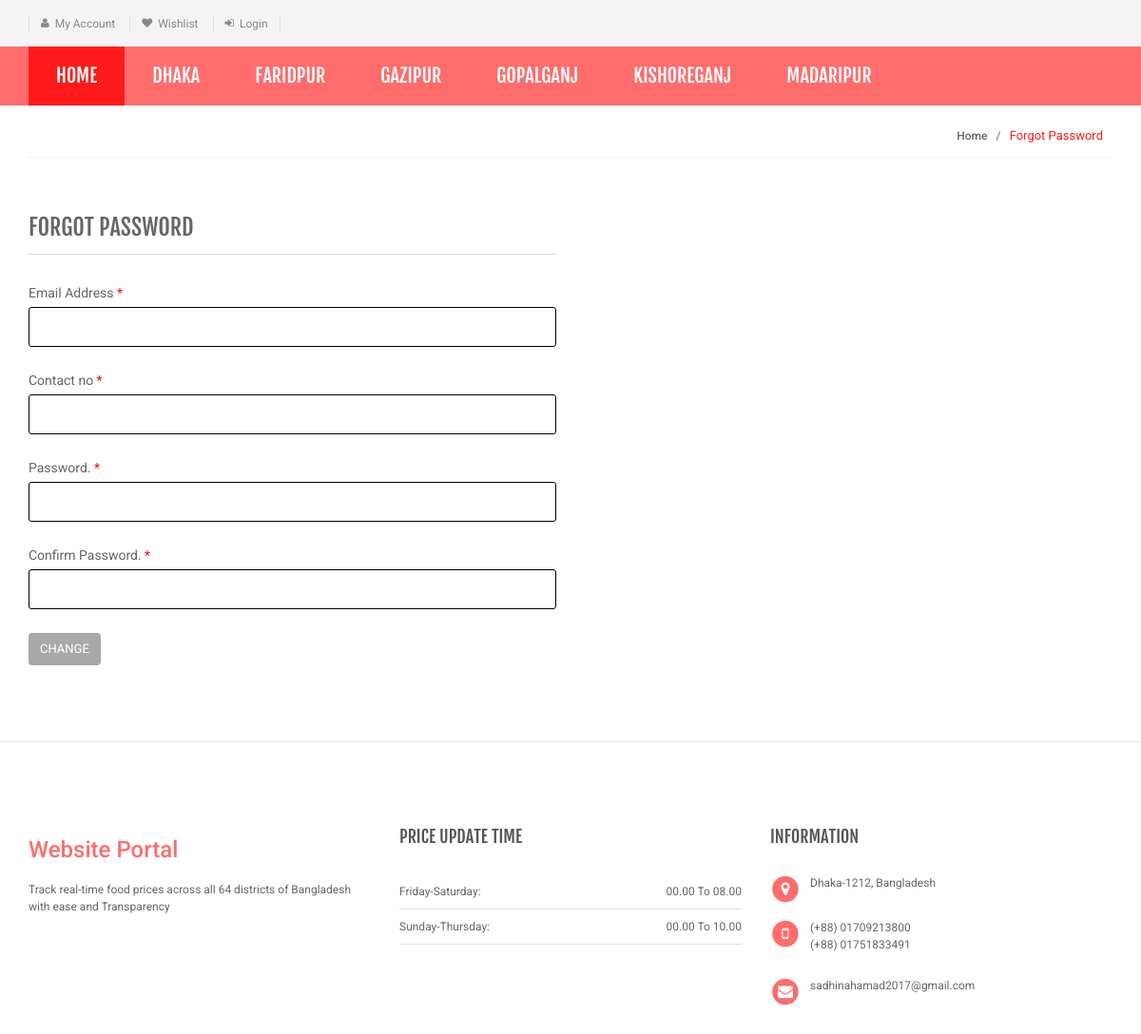
/Food/forgot-password.php, run on the app's committed database.
### tables this page shows
CREATE TABLE `category` (
  `id` int(11) NOT NULL,
  `categoryName` varchar(255) DEFAULT NULL,
  `categoryDescription` longtext DEFAULT NULL,
  `creationDate` timestamp NOT NULL DEFAULT current_timestamp(),
  `updationDate` varchar(255) DEFAULT NULL
);

### Food/includes/menu-bar.php (the view, shortened to what this page needs)
<div class="header-nav animate-dropdown">
    <div class="container">
        <div class="yamm navbar navbar-default" role="navigation">
            <div class="nav-bg-class">
                <div class="navbar-collapse collapse" id="mc-horizontal-menu-collapse">
	<div class="nav-outer">
		<ul class="nav navbar-nav">
			<li class="active dropdown yamm-fw">
				<a href="index.php" data-hover="dropdown" class="dropdown-toggle">Home</a>
			</li>
              <?php $sql=mysqli_query($con,"select id,categoryName  from category limit 6");
while($row=mysqli_fetch_array($sql))
{
    ?>
			<li class="dropdown yamm">
				<a href="category.php?cid=<?php echo $row['id'];?>"> <?php echo $row['categoryName'];?></a>
			</li>
			<?php } ?>
		</ul>
		<div class="clearfix"></div>
	</div>
</div>
            </div>
        </div>
    </div>
</div>

### Food/assets/css/red.css (style rules this page uses)
a { color: #ff6c6c; }
.header-style-1 .header-nav { background: #ff6c6c; }
.cnt-home .header-style-1 .header-nav .navbar .navbar-nav > li.active { background: #ff1a1a; }

### Food/assets/css/lightbox.css (style rules this page uses)
body:after { content: url(../images/close.png) url(../images/loading.gif) url(../images/prev.png) url(../images/next.png); display: none; }

### Food/assets/css/green.css (style rules this page uses)
a { color: #abd07e; }
.header-style-1 .header-nav { background: #abd07e; }
.cnt-home .header-style-1 .header-nav .navbar .navbar-nav > li.active { background: #84b943; }

### Food/assets/css/blue.css (style rules this page uses)
a { color: #3498db; }
.header-style-1 .header-nav { background: #3498db; }
.cnt-home .header-style-1 .header-nav .navbar .navbar-nav > li.active { background: #1d6ca1; }

### Food/assets/css/orange.css (style rules this page uses)
a { color: #f39c12; }
.header-style-1 .header-nav { background: #f39c12; }
.cnt-home .header-style-1 .header-nav .navbar .navbar-nav > li.active { background: #ab6c09; }

### Food/assets/css/dark-green.css (style rules this page uses)
a { color: #12cca7; }
.header-style-1 .header-nav { background: #12cca7; }
.cnt-home .header-style-1 .header-nav .navbar .navbar-nav > li.active { background: #0b816a; }

### data on the page
category: categoryName "DHAKA"
category: categoryName "FARIDPUR"
category: categoryName "GAZIPUR"
category: categoryName "GOPALGANJ"
category: categoryName "KISHOREGANJ"
category: categoryName "MADARIPUR"
